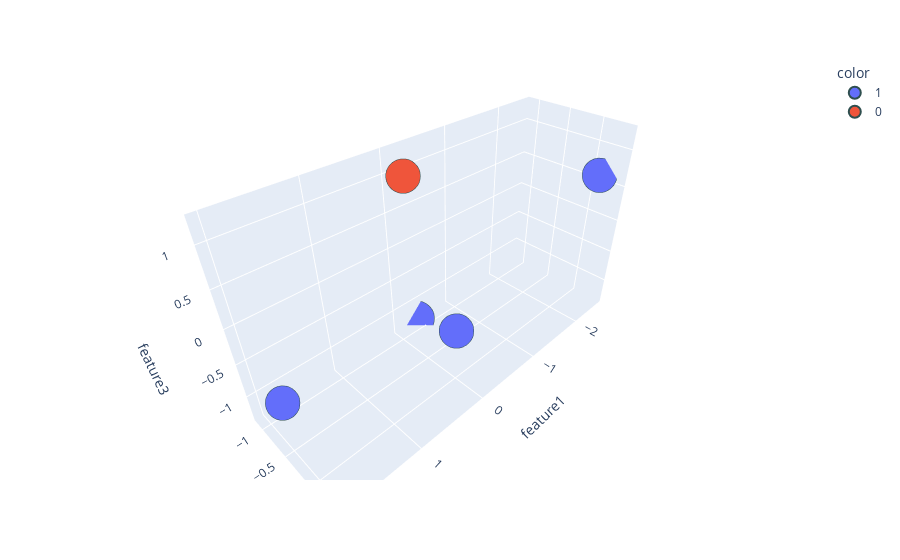

The cell this chart's notebook holds for it:
### Code cell
import plotly.express as px
#y_train_trf = y_train.astype(str)
fig = px.scatter_3d(df, x=df['feature1'], y=df['feature2'], z=df['feature3'],
              color=df['target'].astype('str'))
fig.update_traces(marker=dict(size=12,
                              line=dict(width=2,
                                        color='DarkSlateGrey')),
                  selector=dict(mode='markers'))

fig.show()

### Figure 1 — Plotly figure (JSON) as saved in the notebook; plotly's stock layout.template omitted (floating-point values rounded to 4 significant figures)
{"data": [{"hovertemplate": "color=1<br>feature1=%{x}<br>feature2=%{y}<br>feature3=%{z}<extra></extra>", "legendgroup": "1", "marker": {"color": "#636efa", "line": {"color": "DarkSlateGrey", "width": 2}, "size": 12, "symbol": "circle"}, "mode": "markers", "name": "1", "scene": "scene", "showlegend": true, "type": "scatter3d", "x": [-0.3675, 0.4206, 1.968, -2.506], "y": [-1.137, 0.4116, -0.5478, 0.147], "z": [-1.322, -0.07132, -0.6794, 0.6062]}, {"hovertemplate": "color=0<br>feature1=%{x}<br>feature2=%{y}<br>feature3=%{z}<extra></extra>", "legendgroup": "0", "marker": {"color": "#EF553B", "line": {"color": "DarkSlateGrey", "width": 2}, "size": 12, "symbol": "circle"}, "mode": "markers", "name": "0", "scene": "scene", "showlegend": true, "type": "scatter3d", "x": [0.1771], "y": [-0.5981], "z": [1.227]}], "layout": {"legend": {"title": {"text": "color"}, "tracegroupgap": 0}, "margin": {"t": 60}, "scene": {"domain": {"x": [0, 1], "y": [0, 1]}, "xaxis": {"title": {"text": "feature1"}}, "yaxis": {"title": {"text": "feature2"}}, "zaxis": {"title": {"text": "feature3"}}}}}
